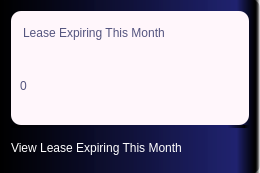
        <widget class="QFrame" name="frame_7">
         <property name="sizePolicy">
          <sizepolicy hsizetype="Expanding" vsizetype="Preferred">
           <horstretch>0</horstretch>
           <verstretch>0</verstretch>
          </sizepolicy>
         </property>
         <property name="minimumSize">
          <size>
           <width>260</width>
           <height>170</height>
          </size>
         </property>
         <property name="styleSheet">
          <string notr="true">QFrame{
	background-color: qlineargradient(spread:pad, x1:0, y1:0, x2:1, y2:0, stop:0 rgba(0, 0, 0, 255), stop:0.909091 rgba(29, 32, 110, 226), stop:0.98 rgba(0, 0, 0, 255), stop:1 rgba(0, 0, 0, 0));


border-radius:8px;
border:none;
padding:0px;
padding-bottom:5px;
}</string>
         </property>
         <property name="frameShape">
          <enum>QFrame::StyledPanel</enum>
         </property>
         <property name="frameShadow">
          <enum>QFrame::Raised</enum>
         </property>
         <layout class="QGridLayout" name="gridLayout_5">
          <property name="bottomMargin">
           <number>0</number>
          </property>
          <property name="horizontalSpacing">
           <number>6</number>
          </property>
          <property name="verticalSpacing">
           <number>0</number>
          </property>
          <item row="11" column="0" colspan="3" alignment="Qt::AlignBottom">
           <widget class="QLabel" name="label_18">
            <property name="minimumSize">
             <size>
              <width>0</width>
              <height>40</height>
             </size>
            </property>
            <property name="styleSheet">
             <string notr="true">font: 10pt &quot;Arial Rounded MT Bold&quot;;
color: white;
border:none;
background:none;
padding:0px;
</string>
            </property>
            <property name="text">
             <string>View Lease Expiring This Month</string>
            </property>
           </widget>
          </item>
          <item row="11" column="3" alignment="Qt::AlignRight">
           <widget class="QPushButton" name="pushButton_13">
            <property name="minimumSize">
             <size>
              <width>40</width>
              <height>40</height>
             </size>
            </property>
            <property name="styleSheet">
             <string notr="true">border:none;</string>
            </property>
            <property name="text">
             <string/>
            </property>
            <property name="icon">
             <iconset>
              <normaloff>../contra_new/Icons/add-icon--icon-search-engine-1.png</normaloff>../contra_new/Icons/add-icon--icon-search-engine-1.png</iconset>
            </property>
            <property name="iconSize">
             <size>
              <width>32</width>
              <height>32</height>
             </size>
            </property>
            <property name="flat">
             <bool>true</bool>
            </property>
           </widget>
          </item>
          <item row="10" column="0" colspan="4">
           <widget class="Line" name="line_3">
            <property name="orientation">
             <enum>Qt::Horizontal</enum>
            </property>
           </widget>
          </item>
          <item row="0" column="0" colspan="4">
           <widget class="QFrame" name="frame_15">
            <property name="minimumSize">
             <size>
              <width>80</width>
              <height>60</height>
             </size>
            </property>
            <property name="styleSheet">
             <string notr="true">
background-color:rgb(255, 246, 251);
border-radius:10px;
</string>
            </property>
            <property name="frameShape">
             <enum>QFrame::Box</enum>
            </property>
            <property name="frameShadow">
             <enum>QFrame::Plain</enum>
            </property>
            <property name="lineWidth">
             <number>0</number>
            </property>
            <layout class="QVBoxLayout" name="verticalLayout_5">
             <item>
              <widget class="QLabel" name="label_19">
               <property name="minimumSize">
                <size>
                 <width>0</width>
                 <height>30</height>
                </size>
               </property>
               <property name="maximumSize">
                <size>
                 <width>16777215</width>
                 <height>40</height>
                </size>
               </property>
               <property name="styleSheet">
                <string notr="true">font: 87 14pt &quot;Arial Black&quot;;
border:none;
background:none;
color: rgb(85, 85, 127);
</string>
               </property>
               <property name="text">
                <string>Lease Expiring This Month</string>
               </property>
              </widget>
             </item>
             <item>
              <widget class="QLabel" name="label_20">
               <property name="minimumSize">
                <size>
                 <width>0</width>
                 <height>55</height>
                </size>
               </property>
               <property name="maximumSize">
                <size>
                 <width>16777215</width>
                 <height>50</height>
                </size>
               </property>
               <property name="styleSheet">
                <string notr="true">color: rgb(85, 85, 127);
font: 30pt &quot;MS Mincho&quot;;
border:none;
background:none;
padding:0px;
margin:0px;</string>
               </property>
               <property name="text">
                <string>0</string>
               </property>
               <property name="alignment">
                <set>Qt::AlignLeading|Qt::AlignLeft|Qt::AlignVCenter</set>
               </property>
              </widget>
             </item>
            </layout>
           </widget>
          </item>
         </layout>
        </widget>
